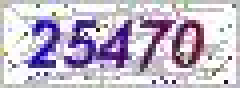
#> input picture tools/identifycode/pic/25470.jpg, 60 x 22 px (shown 4 times larger)
$ python identifyother.py   (Python 2 division)
#> lines starting #> are read from the running program, lines starting #| are printed output that depends on the picture
#!/usr/bin/env python
# -*- coding: utf-8 -*-
# @Date    : 2015-10-05 10:28:49
# @Author  : nwcrazysword (nwcrazysword@gmail.com)
# @Link    : https://github.com/nwcrazysword
# @Version : $Id$

import os
import sys
import json
from PIL import Image, ImageEnhance, ImageFilter, ImageDraw

DEBUG = False
# the num of chars
charnum = 5
# start postion of first number
xstart = 6
# width of each number
xwidth = 9
# start postion of top
ystart = 5
# height of each number
yhigh = 13

def ImgFilter(image_name):
#> called with image_name = '../pic/25470.jpg'
    im = Image.open(image_name)
#> im is the input picture: PIL image 60x22 RGB; mean R, G, B 193.5, 183.7, 200.8
    im = im.filter(ImageFilter.MedianFilter())
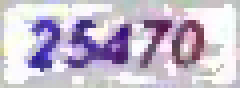
#> im: PIL image 60x22 RGB (shown 4 times larger); mean R, G, B 196.5, 186.2, 204.1
    enhancer = ImageEnhance.Contrast(im)
    im = enhancer.enhance(2)
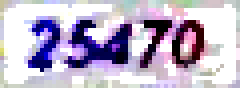
#> im: PIL image 60x22 RGB (shown 4 times larger); mean R, G, B 188.2, 177.5, 200.6
    im = im.convert('1')
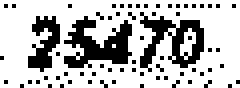
#> im: PIL image 60x22 1 (shown 4 times larger); 72.8% white; black in thin lines or dots
    # im.show()
    return im

# split five numbers in the picture
def CropPic(imobj):
    im_crop_list = []
    # cut every char
    for i in range(charnum):
        im1 = imobj.crop((xstart+xwidth*i, ystart, xstart+xwidth*(i+1), ystart+yhigh))
        im_crop_list.append(im1)
#> after the loop, im_crop_list = 5 items
    return im_crop_list

# 单个图片字模的提取
def ExtractCharFromOnePic(imobj):
    chardata=[]
    for i in range(yhigh):
        for j in range(xwidth):
            if (imobj.getpixel((j, i)) == 255):
                # set 0 if white
                chardata.append(0)
            else:
                # set 1 if black
                chardata.append(1)
    return chardata

# 提取所有字模数据
def ExtractChars(im_crop_list):
    f = open("data.txt", "a")
    for k in range(charnum):
        l = ExtractCharFromOnePic(im_crop_list[k])
        f.write("l=[")

        n = 0
        for i in l:
            if (n % xwidth == 0):
                f.write("\n")
            f.write(str(i)+",")
            n += 1
        f.write("]\n")
    f.close()
    return True

# 匹配最合适的字符，不过代码太扯淡了
# [64 lines left out: functions Get_Num, Pic_Reg, not called in this run]


def main():
    image_name = '../pic/25470.jpg'
    imobj = ImgFilter(image_name)
    im_crop_list=CropPic(imobj)
#> im_crop_list = 5 items
    ExtractChars(im_crop_list)
    # print Pic_Reg(image_name)

if __name__ == '__main__':
    main()
